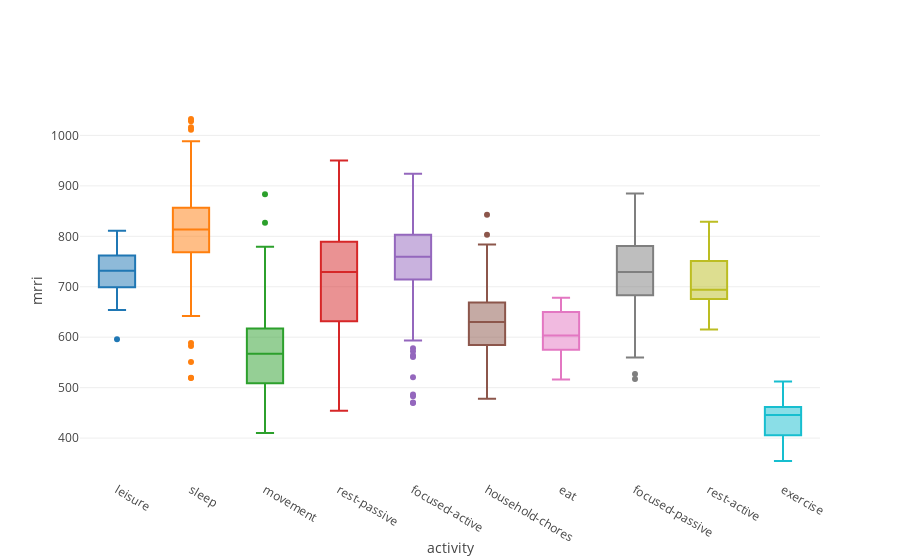
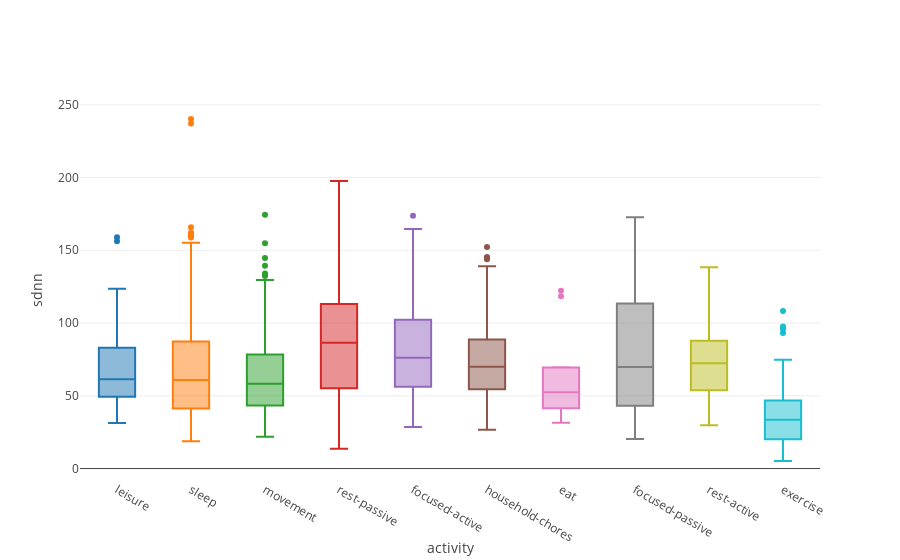
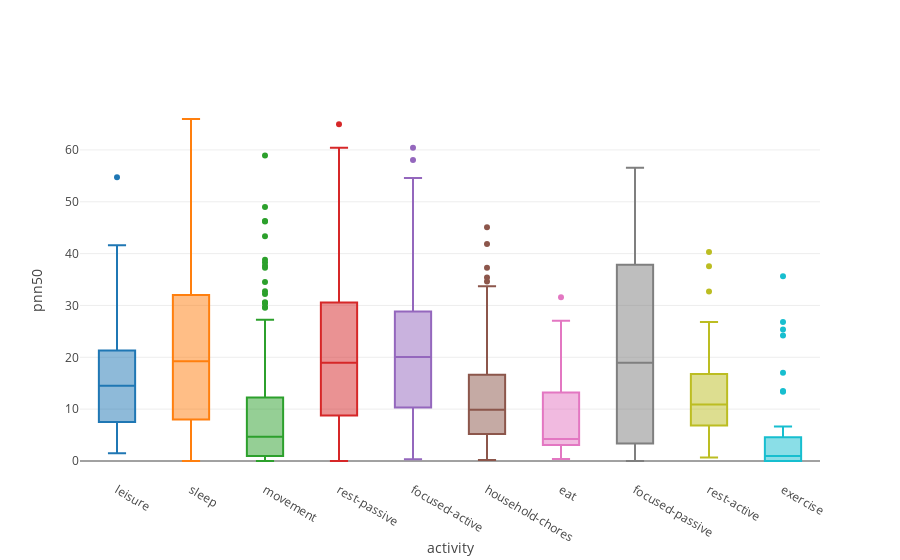
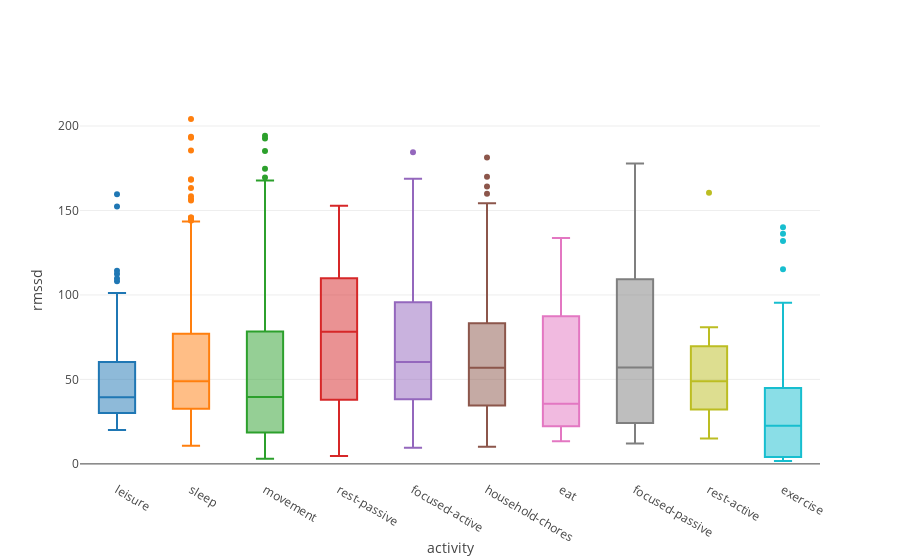

Notebook source saved alongside these figures, in order:
### Code cell
for user in range(3):    
    dfu = df2[df2['user'] == user]
    print('---------------------------------------- ', user, ' ----------------------------------------')
    for feat in cl.features_all:
        dv.boxplot_compare(dfu, feat, groupby='activity', min_examples=2)
